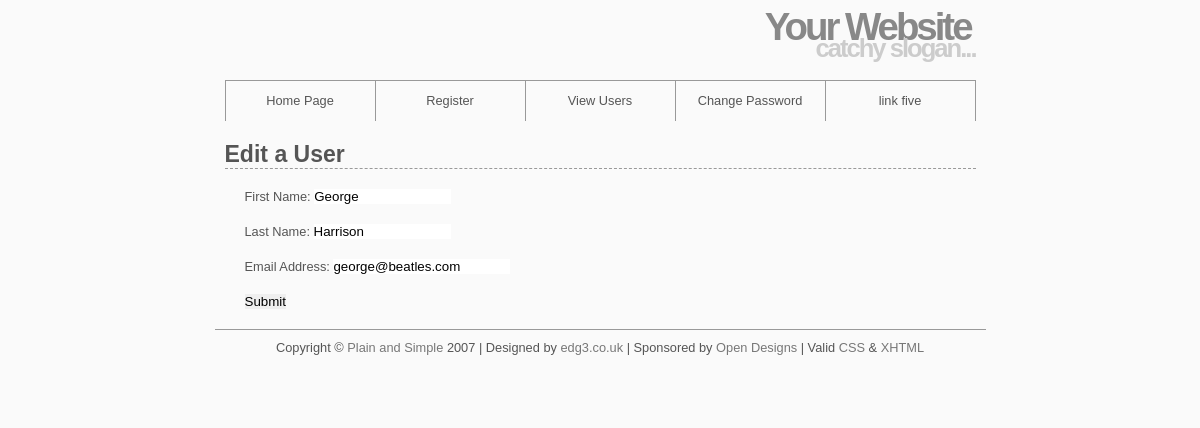
The app's page /ch09/edit_user.php?id=5 with its own data.
### tables this page shows
CREATE TABLE users (
user_id MEDIUMINT UNSIGNED NOT NULL AUTO_INCREMENT,
first_name VARCHAR(20) NOT NULL,
last_name VARCHAR(40) NOT NULL,
email VARCHAR(80) NOT NULL,
pass CHAR(40) NOT NULL,
registration_date DATETIME NOT NULL,
PRIMARY KEY (user_id)
);

### ch09/edit_user.php (the view, shortened to what this page needs)
<?php
echo '<h1>Edit a User</h1>';
if ( (isset($_GET['id'])) && (is_numeric($_GET['id'])) ) {
	$id = $_GET['id'];
} elseif ( (isset($_POST['id'])) && (is_numeric($_POST['id'])) ) {
	$id = $_POST['id'];
} else {
	echo '<p class="error">This page has been accessed in error.</p>';
	include ('includes/footer.html');
	exit();
}
require_once ('../mysqli_connect.php');
$q = "SELECT first_name, last_name, email FROM users WHERE user_id=$id";
$r = @mysqli_query ($dbc, $q);
if (mysqli_num_rows($r) == 1) {
	$row = mysqli_fetch_array ($r, MYSQLI_NUM);
	echo '<form action="edit_user.php" method="post">
<p>First Name: <input type="text" name="first_name" size="15" maxlength="15" value="' . $row[0] . '" /></p>
<p>Last Name: <input type="text" name="last_name" size="15" maxlength="30" value="' . $row[1] . '" /></p>
<p>Email Address: <input type="text" name="email" size="20" maxlength="40" value="' . $row[2] . '"  /> </p>
<p><input type="submit" name="submit" value="Submit" /></p>
<input type="hidden" name="submitted" value="TRUE" />
<input type="hidden" name="id" value="' . $id . '" />
</form>';
} else {
	echo '<p class="error">This page has been accessed in error.</p>';
}
?>

### ch09/includes/style.css (style rules this page uses)
* { border:0; margin:0; padding:0; }
a { color:#777; text-decoration:none; }
body { background:#fafafa; color:#555; font:0.8em Arial, Helvetica, "bitstream vera sans", sans-serif; }
#header { border-bottom:1px solid #999; height:80px; margin:0 auto; width:751px; }
#header h1 { color:#888; font-size:300%; letter-spacing:-3px; text-align:right; padding:5px; margin-bottom:-20px; }
#header h2 { color:#CCC; font-size:200%; letter-spacing:-2px; text-align:right; }
#navigation { background:#fafafa; border-right:1px solid #999; margin:0 auto; width:750px; height:40px; list-style:none; }
#navigation li { border-left:1px solid #999; float:left; width:149px; list-style:none; }
#navigation a { color:#555; display:block; line-height:40px; text-align:center; }
#content { height:auto; margin:0 auto; padding:0 0 20px; width:751px; }
#content h1 { border-bottom:1px dashed #999; font-size:1.8em; padding:20px 0 0; }
#content p { padding:20px 20px 0; }
#footer { border-top:1px solid #999; height:50px; margin:0 auto; padding:10px; text-align:center; width:751px; }

### records on screen
users: first_name "George", last_name "Harrison", email "george@beatles.com"
